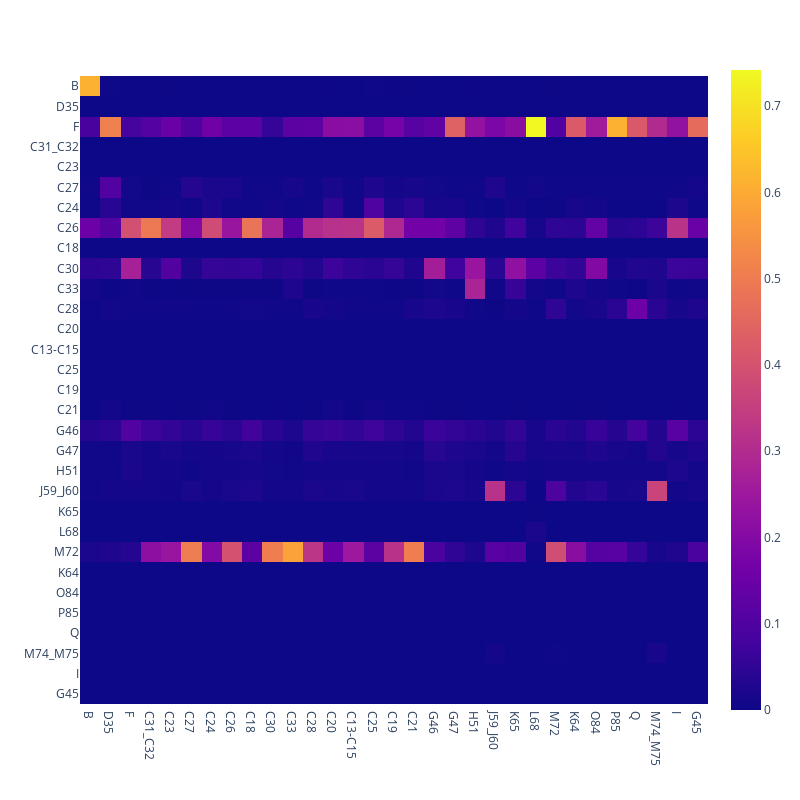

The notebook cell this image was saved under:
### Code cell
fig = px.imshow(avg_net)
fig.update_layout(
    autosize=False,
    width=800,
    height=800
)
fig.show()

### Figure 1 — Plotly figure (JSON) as saved in the notebook; plotly's stock layout.template omitted (floating-point values rounded to 4 significant figures; data arrays with more than 128 entries replaced by an {"elided": "..."} marker saying what was removed)
{"data": [{"coloraxis": "coloraxis", "hovertemplate": "x: %{x}<br>y: %{y}<br>color: %{z}<extra></extra>", "name": "0", "type": "heatmap", "x": ["B", "D35", "F", "C31_C32", "C23", "C27", "C24", "C26", "C18", "C27", "C30", "C33", "C31_C32", "C28", "C20", "C13-C15", "C13-C15", "C25", "C18", "C19", "C21", "C31_C32", "G46", "G47", "H51", "J59_J60", "K65", "L68", "M72", "K64", "O84", "P85", "Q", "M74_M75", "I", "I", "G45"], "xaxis": "x", "y": ["B", "D35", "F", "C31_C32", "C23", "C27", "C24", "C26", "C18", "C27", "C30", "C33", "C31_C32", "C28", "C20", "C13-C15", "C13-C15", "C25", "C18", "C19", "C21", "C31_C32", "G46", "G47", "H51", "J59_J60", "K65", "L68", "M72", "K64", "O84", "P85", "Q", "M74_M75", "I", "I", "G45"], "yaxis": "y", "z": {"elided": "37x37 float values"}}], "layout": {"autosize": false, "coloraxis": {"colorscale": [[0, "#0d0887"], [0.1111, "#46039f"], [0.2222, "#7201a8"], [0.3333, "#9c179e"], [0.4444, "#bd3786"], [0.5556, "#d8576b"], [0.6667, "#ed7953"], [0.7778, "#fb9f3a"], [0.8889, "#fdca26"], [1, "#f0f921"]]}, "height": 800, "margin": {"t": 60}, "width": 800, "xaxis": {"anchor": "y", "constrain": "domain", "domain": [0, 1], "scaleanchor": "y"}, "yaxis": {"anchor": "x", "autorange": "reversed", "constrain": "domain", "domain": [0, 1]}}}
